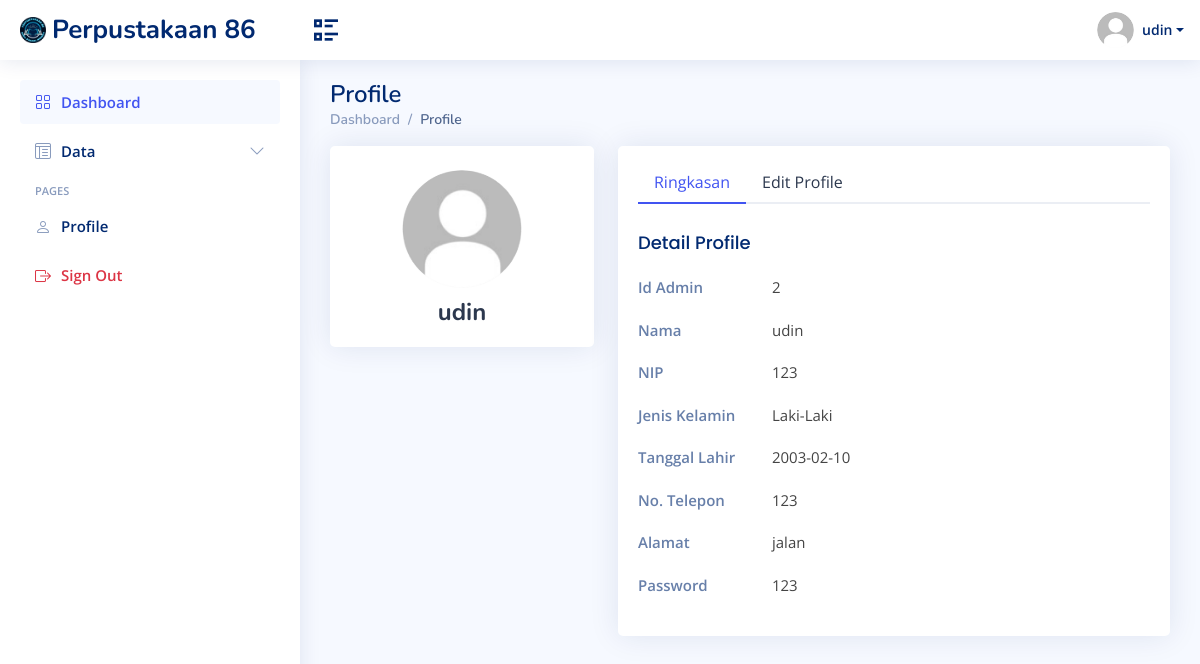
The page /users-profile.php (signed in) on the database its author committed.
### tables this page shows
CREATE TABLE `akunadmin` (
  `id_admin` int(11) NOT NULL,
  `nama` varchar(35) NOT NULL,
  `nip` char(10) NOT NULL,
  `jenis_kelamin` varchar(10) NOT NULL,
  `tanggal_lahir` date NOT NULL,
  `nomor_hp` varchar(15) NOT NULL,
  `alamat` varchar(50) NOT NULL,
  `pass` varchar(15) NOT NULL
);

### users-profile.php (the view, shortened to what this page needs)
<?php
include("connectDB.php");
if (isset($_SESSION['nisnip'])) {
  $nisnip = $_SESSION['nisnip'];
}
$query = "SELECT * FROM akunadmin WHERE nip='$nisnip'";
$result = mysqli_query($conn, $query);
if ($result) {
  $row = mysqli_fetch_assoc($result);
  $id_admin = $row['id_admin'];
  $nama = $row['nama'];
  $nip = $row['nip'];
  $jenis_kelamin = $row['jenis_kelamin'];
  $tanggal_lahir = $row['tanggal_lahir'];
  $nomor_hp = $row['nomor_hp'];
  $alamat = $row['alamat'];
  $pass = $row['pass'];
} else {
  echo "Failed to retrieve profile data: " . mysqli_error($conn);
}
?>
<!DOCTYPE html>
<html lang="en">
<head>
  <link href="assets/vendor/bootstrap/css/bootstrap.min.css" rel="stylesheet">
  <link href="assets/vendor/bootstrap-icons/bootstrap-icons.css" rel="stylesheet">
  <link href="assets/vendor/boxicons/css/boxicons.min.css" rel="stylesheet">
  <link href="assets/vendor/quill/quill.snow.css" rel="stylesheet">
  <link href="assets/vendor/quill/quill.bubble.css" rel="stylesheet">
  <link href="assets/vendor/remixicon/remixicon.css" rel="stylesheet">
  <link href="assets/vendor/simple-datatables/style.css" rel="stylesheet">
  <link href="assets/css/style.css" rel="stylesheet">
  <link href="assets/css/main.css" rel="stylesheet"/>
</head>
<body>
  <header id="header" class="header fixed-top d-flex align-items-center">
    <div class="d-flex align-items-center justify-content-between">
      <a href="dashboardadmin.php" class="logo d-flex align-items-center">
        <img src="assets/img/LogoFix.png" alt="Logo">
        <span class="d-none d-lg-block">Perpustakaan 86</span>
      </a>
      <i class="ri-list-check-2 toggle-sidebar-btn"></i>
    </div>
    <nav class="header-nav ms-auto">
      <ul class="d-flex align-items-center">
        <li class="nav-item dropdown pe-3">
          <a class="nav-link nav-profile d-flex align-items-center pe-0" href="#" data-bs-toggle="dropdown">
            <img src="assets/img/default.jpg" alt="Profile" class="rounded-circle">
            <span class="d-none d-md-block dropdown-toggle ps-2"><?php echo $nama; ?></span>
          </a>
        </li>
      </ul>
    </nav>
  </header>
  <aside id="sidebar" class="sidebar">
    <ul class="sidebar-nav" id="sidebar-nav">
      <li class="nav-item">
        <a class="nav-link " href="dashboardadmin.php">
          <i class="bi bi-grid"></i>
          <span>Dashboard</span>
        </a>
      </li>
      <li class="nav-item">
        <a class="nav-link collapsed" data-bs-target="#tables-nav" data-bs-toggle="collapse" href="#">
          <i class="bi bi-layout-text-window-reverse"></i><span>Data</span><i class="bi bi-chevron-down ms-auto"></i>
        </a>
      </li>
      <li class="nav-heading">Pages</li>
      <li class="nav-item">
        <a class="nav-link collapsed" href="users-profile.php">
          <i class="bi bi-person"></i>
          <span>Profile</span>
        </a>
      </li>
      <li class="nav-item">
        <a class="nav-link collapsed" href="logout.php">
          <i class="bi bi-box-arrow-right text-danger"></i>
          <span class="text-danger" >Sign Out</span>
        </a>
      </li>
    </ul>
  </aside>
  <main id="main" class="main">
    <div class="pagetitle">
      <h1>Profile</h1>
      <nav>
        <ol class="breadcrumb">
          <li class="breadcrumb-item"><a href="dashboardadmin.php">Dashboard</a></li>
          <li class="breadcrumb-item active">Profile</li>
        </ol>
      </nav>
    </div>
    <section class="section profile">
      <div class="row">
        <div class="col-xl-4">
          <div class="card">
            <div class="card-body profile-card pt-4 d-flex flex-column align-items-center">
              <img src="assets/img/default.jpg" alt="Profile" class="rounded-circle">
              <h2><?php echo $nama; ?></h2>
            </div>
          </div>
        </div>
        <div class="col-xl-8">
          <div class="card">
            <div class="card-body pt-3">
              <ul class="nav nav-tabs nav-tabs-bordered">
                <li class="nav-item">
                  <button class="nav-link active" data-bs-toggle="tab" data-bs-target="#profile-overview">Ringkasan</button>
                </li>
                <li class="nav-item">
                  <button class="nav-link" data-bs-toggle="tab" data-bs-target="#profile-edit">Edit Profile</button>
                </li>
              </ul>
              <div class="tab-content pt-2">
                <div class="tab-pane fade show active profile-overview" id="profile-overview">
                  <h5 class="card-title">Detail Profile</h5>
                  <div class="row">
                    <div class="col-lg-3 col-md-4 label ">Id Admin</div>
                    <div class="col-lg-9 col-md-8"><?php echo $id_admin; ?></div>
                  </div>
                  <div class="row">
                    <div class="col-lg-3 col-md-4 label ">Nama</div>
                    <div class="col-lg-9 col-md-8"><?php echo $nama; ?></div>
                  </div>
                  <div class="row">
                    <div class="col-lg-3 col-md-4 label">NIP</div>
                    <div class="col-lg-9 col-md-8"><?php echo $nip; ?></div>
                  </div>
                  <div class="row">
                    <div class="col-lg-3 col-md-4 label">Jenis Kelamin</div>
                    <div class="col-lg-9 col-md-8"><?php echo $jenis_kelamin; ?></div>
                  </div>
                  <div class="row">
                    <div class="col-lg-3 col-md-4 label">Tanggal Lahir</div>
                    <div class="col-lg-9 col-md-8"><?php echo $tanggal_lahir; ?></div>
                  </div>
                  <div class="row">
                    <div class="col-lg-3 col-md-4 label">No. Telepon</div>
                    <div class="col-lg-9 col-md-8"><?php echo $nomor_hp; ?></div>
                  </div>
                  <div class="row">
                    <div class="col-lg-3 col-md-4 label">Alamat</div>
                    <div class="col-lg-9 col-md-8"><?php echo $alamat; ?></div>
                  </div>
                  <div class="row">
                    <div class="col-lg-3 col-md-4 label">Password</div>
                    <div class="col-lg-9 col-md-8"><?php echo $pass; ?></div>
                  </div>
                </div>
              </div>
            </div>
          </div>
        </div>
      </div>
    </section>
  </main>
</body>
</html>

### assets/css/style.css (style rules this page uses)
:root { scroll-behavior: smooth; }
body { font-family: "Open Sans", sans-serif; background: #f6f9ff; color: #444444; }
a { color: #4154f1; text-decoration: none; }
h1, h2, h3, h4, h5, h6 { font-family: "Nunito", sans-serif; }
#main { margin-top: 60px; padding: 20px 30px; transition: all 0.3s; }
.pagetitle { margin-bottom: 10px; }
.pagetitle h1 { font-size: 24px; margin-bottom: 0; font-weight: 600; color: #012970; }
.card { margin-bottom: 30px; border: none; border-radius: 5px; box-shadow: 0px 0 30px rgba(1, 41, 112, 0.1); }
.card-title { padding: 20px 0 15px 0; font-size: 18px; font-weight: 500; color: #012970; font-family: "Poppins", sans-serif; }
.card-body { padding: 0 20px 20px 20px; }
.breadcrumb { font-size: 14px; font-family: "Nunito", sans-serif; color: #899bbd; font-weight: 600; }
.breadcrumb a { color: #899bbd; transition: 0.3s; }
.breadcrumb .breadcrumb-item::before { color: #899bbd; }
.breadcrumb .active { color: #51678f; font-weight: 600; }
.nav-tabs-bordered { border-bottom: 2px solid #ebeef4; }
.nav-tabs-bordered .nav-link { margin-bottom: -2px; border: none; color: #2c384e; }
.nav-tabs-bordered .nav-link.active { background-color: #fff; color: #4154f1; border-bottom: 2px solid #4154f1; }
.logo { line-height: 1; }
@media (min-width: 1200px) { .logo { width: 280px; } }
.logo img { max-height: 26px; margin-right: 6px; }
.logo span { font-size: 26px; font-weight: 700; color: #012970; font-family: "Nunito", sans-serif; }
.header { transition: all 0.5s; z-index: 997; height: 60px; box-shadow: 0px 2px 20px rgba(1, 41, 112, 0.1); background-color: #fff; padding-left: 20px; }
.header .toggle-sidebar-btn { font-size: 32px; padding-left: 10px; cursor: pointer; color: #012970; }
.header-nav ul { list-style: none; }
.header-nav>ul { margin: 0; padding: 0; }
.header-nav .nav-profile { color: #012970; }
.header-nav .nav-profile img { max-height: 36px; }
.header-nav .nav-profile span { font-size: 14px; font-weight: 600; }
.sidebar { position: fixed; top: 60px; left: 0; bottom: 0; width: 300px; z-index: 996; transition: all 0.3s; padding: 20px; overflow-y: auto; scrollbar-width: thin; scrollbar-color: #aab7cf transparent; box-shadow: 0px 0px 20px rgba(1, 41, 112, 0.1); background-color: #fff; }
@media (min-width: 1200px) { #main, #footer { margin-left: 300px; } }
.sidebar-nav { padding: 0; margin: 0; list-style: none; }
.sidebar-nav li { padding: 0; margin: 0; list-style: none; }
.sidebar-nav .nav-item { margin-bottom: 5px; }
.sidebar-nav .nav-heading { font-size: 11px; text-transform: uppercase; color: #899bbd; font-weight: 600; margin: 10px 0 5px 15px; }
.sidebar-nav .nav-link { display: flex; align-items: center; font-size: 15px; font-weight: 600; color: #4154f1; transition: 0.3; background: #f6f9ff; padding: 10px 15px; border-radius: 4px; }
.sidebar-nav .nav-link i { font-size: 16px; margin-right: 10px; color: #4154f1; }
.sidebar-nav .nav-link.collapsed { color: #012970; background: #fff; }
.sidebar-nav .nav-link.collapsed i { color: #899bbd; }
.sidebar-nav .nav-link .bi-chevron-down { margin-right: 0; transition: transform 0.2s ease-in-out; }
.profile .profile-card img { max-width: 120px; }
.profile .profile-card h2 { font-size: 24px; font-weight: 700; color: #2c384e; margin: 10px 0 0 0; }
.profile .profile-overview .row { margin-bottom: 20px; font-size: 15px; }
.profile .profile-overview .card-title { color: #012970; }
.profile .profile-overview .label { font-weight: 600; color: rgba(1, 41, 112, 0.6); }

### rows shown on the page
akunadmin: nama "udin", id_admin "2", nip "123", jenis_kelamin "Laki-Laki", tanggal_lahir "2003-02-10", nomor_hp "123", alamat "jalan", pass "123"
